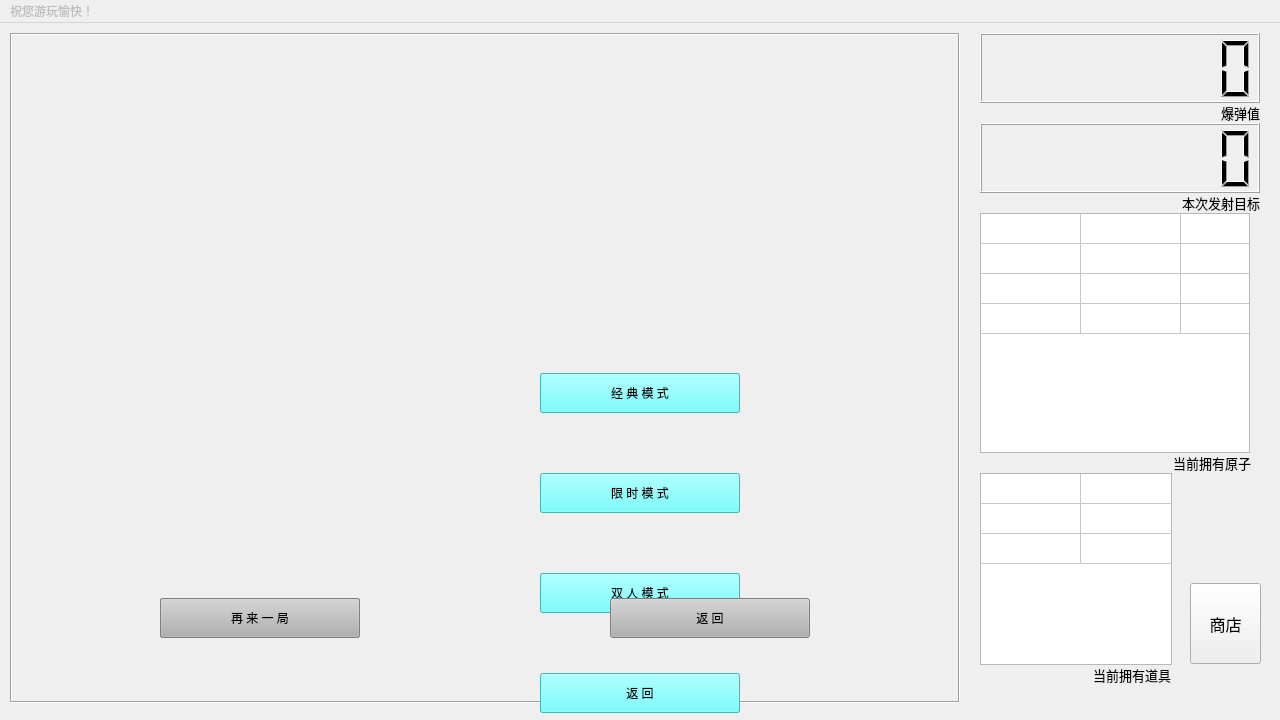
<?xml version="1.0" encoding="UTF-8"?>
<ui version="4.0">
 <class>MainWindow</class>
 <widget class="QMainWindow" name="MainWindow">
  <property name="geometry">
   <rect>
    <x>0</x>
    <y>0</y>
    <width>1280</width>
    <height>720</height>
   </rect>
  </property>
  <property name="minimumSize">
   <size>
    <width>1280</width>
    <height>720</height>
   </size>
  </property>
  <property name="maximumSize">
   <size>
    <width>1280</width>
    <height>720</height>
   </size>
  </property>
  <property name="windowTitle">
   <string>原子爆弹</string>
  </property>
  <widget class="QWidget" name="centralWidget">
   <widget class="QFrame" name="frame">
    <property name="geometry">
     <rect>
      <x>10</x>
      <y>10</y>
      <width>950</width>
      <height>670</height>
     </rect>
    </property>
    <property name="minimumSize">
     <size>
      <width>950</width>
      <height>670</height>
     </size>
    </property>
    <property name="maximumSize">
     <size>
      <width>950</width>
      <height>670</height>
     </size>
    </property>
    <property name="styleSheet">
     <string notr="true">image: url(:/image/white.png);</string>
    </property>
    <property name="frameShape">
     <enum>QFrame::Box</enum>
    </property>
    <property name="frameShadow">
     <enum>QFrame::Sunken</enum>
    </property>
   </widget>
   <widget class="QLCDNumber" name="score">
    <property name="geometry">
     <rect>
      <x>980</x>
      <y>10</y>
      <width>280</width>
      <height>70</height>
     </rect>
    </property>
    <property name="minimumSize">
     <size>
      <width>280</width>
      <height>70</height>
     </size>
    </property>
    <property name="maximumSize">
     <size>
      <width>280</width>
      <height>70</height>
     </size>
    </property>
    <property name="digitCount">
     <number>8</number>
    </property>
   </widget>
   <widget class="QLCDNumber" name="thistime">
    <property name="geometry">
     <rect>
      <x>980</x>
      <y>100</y>
      <width>280</width>
      <height>70</height>
     </rect>
    </property>
    <property name="minimumSize">
     <size>
      <width>280</width>
      <height>70</height>
     </size>
    </property>
    <property name="maximumSize">
     <size>
      <width>280</width>
      <height>70</height>
     </size>
    </property>
    <property name="digitCount">
     <number>8</number>
    </property>
   </widget>
   <widget class="QLabel" name="label">
    <property name="geometry">
     <rect>
      <x>1079</x>
      <y>75</y>
      <width>181</width>
      <height>30</height>
     </rect>
    </property>
    <property name="font">
     <font>
      <pointsize>10</pointsize>
     </font>
    </property>
    <property name="text">
     <string>爆弹值</string>
    </property>
    <property name="alignment">
     <set>Qt::AlignRight|Qt::AlignTrailing|Qt::AlignVCenter</set>
    </property>
   </widget>
   <widget class="QLabel" name="label_2">
    <property name="geometry">
     <rect>
      <x>1120</x>
      <y>165</y>
      <width>140</width>
      <height>30</height>
     </rect>
    </property>
    <property name="font">
     <font>
      <pointsize>10</pointsize>
     </font>
    </property>
    <property name="text">
     <string>本次发射目标</string>
    </property>
    <property name="alignment">
     <set>Qt::AlignRight|Qt::AlignTrailing|Qt::AlignVCenter</set>
    </property>
   </widget>
   <widget class="QTableWidget" name="atomtable">
    <property name="geometry">
     <rect>
      <x>980</x>
      <y>190</y>
      <width>270</width>
      <height>240</height>
     </rect>
    </property>
    <property name="verticalScrollBarPolicy">
     <enum>Qt::ScrollBarAlwaysOff</enum>
    </property>
    <property name="horizontalScrollBarPolicy">
     <enum>Qt::ScrollBarAlwaysOff</enum>
    </property>
    <property name="autoScroll">
     <bool>false</bool>
    </property>
    <property name="gridStyle">
     <enum>Qt::SolidLine</enum>
    </property>
    <property name="rowCount">
     <number>4</number>
    </property>
    <property name="columnCount">
     <number>6</number>
    </property>
    <attribute name="horizontalHeaderVisible">
     <bool>false</bool>
    </attribute>
    <attribute name="verticalHeaderVisible">
     <bool>false</bool>
    </attribute>
    <row/>
    <row/>
    <row/>
    <row/>
    <column/>
    <column/>
    <column/>
    <column/>
    <column/>
    <column/>
   </widget>
   <widget class="QTableWidget" name="itemtable">
    <property name="geometry">
     <rect>
      <x>980</x>
      <y>450</y>
      <width>192</width>
      <height>192</height>
     </rect>
    </property>
    <property name="verticalScrollBarPolicy">
     <enum>Qt::ScrollBarAlwaysOff</enum>
    </property>
    <property name="horizontalScrollBarPolicy">
     <enum>Qt::ScrollBarAlwaysOff</enum>
    </property>
    <property name="rowCount">
     <number>3</number>
    </property>
    <property name="columnCount">
     <number>3</number>
    </property>
    <attribute name="horizontalHeaderVisible">
     <bool>false</bool>
    </attribute>
    <attribute name="verticalHeaderVisible">
     <bool>false</bool>
    </attribute>
    <row/>
    <row/>
    <row/>
    <column/>
    <column/>
    <column/>
   </widget>
   <widget class="QLabel" name="label_3">
    <property name="geometry">
     <rect>
      <x>1050</x>
      <y>425</y>
      <width>201</width>
      <height>30</height>
     </rect>
    </property>
    <property name="font">
     <font>
      <pointsize>10</pointsize>
     </font>
    </property>
    <property name="text">
     <string>当前拥有原子</string>
    </property>
    <property name="alignment">
     <set>Qt::AlignRight|Qt::AlignTrailing|Qt::AlignVCenter</set>
    </property>
   </widget>
   <widget class="QLabel" name="label_4">
    <property name="geometry">
     <rect>
      <x>1040</x>
      <y>637</y>
      <width>131</width>
      <height>30</height>
     </rect>
    </property>
    <property name="font">
     <font>
      <pointsize>10</pointsize>
     </font>
    </property>
    <property name="text">
     <string>当前拥有道具</string>
    </property>
    <property name="alignment">
     <set>Qt::AlignRight|Qt::AlignTrailing|Qt::AlignVCenter</set>
    </property>
   </widget>
   <widget class="QPushButton" name="storeButton">
    <property name="geometry">
     <rect>
      <x>1190</x>
      <y>560</y>
      <width>71</width>
      <height>81</height>
     </rect>
    </property>
    <property name="font">
     <font>
      <pointsize>12</pointsize>
     </font>
    </property>
    <property name="text">
     <string>商店</string>
    </property>
   </widget>
   <widget class="QLabel" name="__label_1">
    <property name="geometry">
     <rect>
      <x>980</x>
      <y>450</y>
      <width>64</width>
      <height>64</height>
     </rect>
    </property>
    <property name="styleSheet">
     <string notr="true">image: url(:/image/shop-1-1.png);</string>
    </property>
    <property name="text">
     <string/>
    </property>
   </widget>
   <widget class="QLabel" name="__label_2">
    <property name="geometry">
     <rect>
      <x>1044</x>
      <y>450</y>
      <width>64</width>
      <height>64</height>
     </rect>
    </property>
    <property name="styleSheet">
     <string notr="true">image: url(:/image/shop-2-1.png);</string>
    </property>
    <property name="text">
     <string/>
    </property>
   </widget>
   <widget class="QLabel" name="__label_3">
    <property name="geometry">
     <rect>
      <x>1108</x>
      <y>450</y>
      <width>64</width>
      <height>64</height>
     </rect>
    </property>
    <property name="styleSheet">
     <string notr="true">image: url(:/image/shop-3-1.png);</string>
    </property>
    <property name="text">
     <string/>
    </property>
   </widget>
   <widget class="QLabel" name="__label_4">
    <property name="geometry">
     <rect>
      <x>980</x>
      <y>514</y>
      <width>64</width>
      <height>64</height>
     </rect>
    </property>
    <property name="styleSheet">
     <string notr="true">image: url(:/image/shop-4-1.png);</string>
    </property>
    <property name="text">
     <string/>
    </property>
   </widget>
   <widget class="QLabel" name="__label_7">
    <property name="geometry">
     <rect>
      <x>980</x>
      <y>578</y>
      <width>64</width>
      <height>64</height>
     </rect>
    </property>
    <property name="styleSheet">
     <string notr="true">image: url(:/image/shop-7-1.png);</string>
    </property>
    <property name="text">
     <string/>
    </property>
   </widget>
   <widget class="QLabel" name="__label_5">
    <property name="geometry">
     <rect>
      <x>1044</x>
      <y>514</y>
      <width>64</width>
      <height>64</height>
     </rect>
    </property>
    <property name="styleSheet">
     <string notr="true">image: url(:/image/shop-5-1.png);</string>
    </property>
    <property name="text">
     <string/>
    </property>
   </widget>
   <widget class="QLabel" name="__label_6">
    <property name="geometry">
     <rect>
      <x>1108</x>
      <y>514</y>
      <width>64</width>
      <height>64</height>
     </rect>
    </property>
    <property name="styleSheet">
     <string notr="true">image: url(:/image/shop-6-1.png);</string>
    </property>
    <property name="text">
     <string/>
    </property>
   </widget>
   <widget class="QLabel" name="__label_8">
    <property name="geometry">
     <rect>
      <x>1044</x>
      <y>578</y>
      <width>64</width>
      <height>64</height>
     </rect>
    </property>
    <property name="styleSheet">
     <string notr="true">image: url(:/image/shop-8-1.png);</string>
    </property>
    <property name="text">
     <string/>
    </property>
   </widget>
   <widget class="QLabel" name="__label_9">
    <property name="geometry">
     <rect>
      <x>1108</x>
      <y>578</y>
      <width>64</width>
      <height>64</height>
     </rect>
    </property>
    <property name="styleSheet">
     <string notr="true">image: url(:/image/shop-9-1.png);</string>
    </property>
    <property name="text">
     <string/>
    </property>
   </widget>
   <widget class="QLabel" name="__label_1_0">
    <property name="geometry">
     <rect>
      <x>980</x>
      <y>450</y>
      <width>64</width>
      <height>64</height>
     </rect>
    </property>
    <property name="styleSheet">
     <string notr="true">image: url(:/image/shop-1-0.png);</string>
    </property>
    <property name="text">
     <string/>
    </property>
   </widget>
   <widget class="QLabel" name="__label_2_0">
    <property name="geometry">
     <rect>
      <x>1044</x>
      <y>450</y>
      <width>64</width>
      <height>64</height>
     </rect>
    </property>
    <property name="styleSheet">
     <string notr="true">image: url(:/image/shop-2-0.png);</string>
    </property>
    <property name="text">
     <string/>
    </property>
   </widget>
   <widget class="QLabel" name="__label_3_0">
    <property name="geometry">
     <rect>
      <x>1108</x>
      <y>450</y>
      <width>64</width>
      <height>64</height>
     </rect>
    </property>
    <property name="styleSheet">
     <string notr="true">image: url(:/image/shop-3-0.png);</string>
    </property>
    <property name="text">
     <string/>
    </property>
   </widget>
   <widget class="QLabel" name="__label_4_0">
    <property name="geometry">
     <rect>
      <x>980</x>
      <y>514</y>
      <width>64</width>
      <height>64</height>
     </rect>
    </property>
    <property name="styleSheet">
     <string notr="true">image: url(:/image/shop-4-0.png);</string>
    </property>
    <property name="text">
     <string/>
    </property>
   </widget>
   <widget class="QLabel" name="__label_5_0">
    <property name="geometry">
     <rect>
      <x>1044</x>
      <y>514</y>
      <width>64</width>
      <height>64</height>
     </rect>
    </property>
    <property name="styleSheet">
     <string notr="true">image: url(:/image/shop-5-0.png);</string>
    </property>
    <property name="text">
     <string/>
    </property>
   </widget>
   <widget class="QLabel" name="__label_6_0">
    <property name="geometry">
     <rect>
      <x>1108</x>
      <y>514</y>
      <width>64</width>
      <height>64</height>
     </rect>
    </property>
    <property name="styleSheet">
     <string notr="true">image: url(:/image/shop-6-0.png);</string>
    </property>
    <property name="text">
     <string/>
    </property>
   </widget>
   <widget class="QLabel" name="__label_7_0">
    <property name="geometry">
     <rect>
      <x>980</x>
      <y>578</y>
      <width>64</width>
      <height>64</height>
     </rect>
    </property>
    <property name="styleSheet">
     <string notr="true">image: url(:/image/shop-7-0.png);</string>
    </property>
    <property name="text">
     <string/>
    </property>
   </widget>
   <widget class="QLabel" name="__label_8_0">
    <property name="geometry">
     <rect>
      <x>1044</x>
      <y>578</y>
      <width>64</width>
      <height>64</height>
     </rect>
    </property>
    <property name="styleSheet">
     <string notr="true">image: url(:/image/shop-8-0.png);</string>
    </property>
    <property name="text">
     <string/>
    </property>
   </widget>
   <widget class="QLabel" name="__label_9_0">
    <property name="geometry">
     <rect>
      <x>1108</x>
      <y>578</y>
      <width>64</width>
      <height>64</height>
     </rect>
    </property>
    <property name="styleSheet">
     <string notr="true">image: url(:/image/shop-9-0.png);</string>
    </property>
    <property name="text">
     <string/>
    </property>
   </widget>
   <widget class="QLabel" name="__num_1">
    <property name="geometry">
     <rect>
      <x>980</x>
      <y>450</y>
      <width>64</width>
      <height>16</height>
     </rect>
    </property>
    <property name="text">
     <string>&lt;html&gt;&lt;head/&gt;&lt;body&gt;&lt;p align=&quot;right&quot;&gt;&lt;br/&gt;&lt;/p&gt;&lt;/body&gt;&lt;/html&gt;</string>
    </property>
   </widget>
   <widget class="QLabel" name="__num_2">
    <property name="geometry">
     <rect>
      <x>1044</x>
      <y>450</y>
      <width>64</width>
      <height>16</height>
     </rect>
    </property>
    <property name="text">
     <string>&lt;html&gt;&lt;head/&gt;&lt;body&gt;&lt;p align=&quot;right&quot;&gt;&lt;br/&gt;&lt;/p&gt;&lt;/body&gt;&lt;/html&gt;</string>
    </property>
   </widget>
   <widget class="QLabel" name="__num_3">
    <property name="geometry">
     <rect>
      <x>1108</x>
      <y>450</y>
      <width>64</width>
      <height>16</height>
     </rect>
    </property>
    <property name="text">
     <string>&lt;html&gt;&lt;head/&gt;&lt;body&gt;&lt;p align=&quot;right&quot;&gt;&lt;br/&gt;&lt;/p&gt;&lt;/body&gt;&lt;/html&gt;</string>
    </property>
   </widget>
   <widget class="QLabel" name="__num_4">
    <property name="geometry">
     <rect>
      <x>980</x>
      <y>514</y>
      <width>64</width>
      <height>16</height>
     </rect>
    </property>
    <property name="text">
     <string>&lt;html&gt;&lt;head/&gt;&lt;body&gt;&lt;p align=&quot;right&quot;&gt;&lt;br/&gt;&lt;/p&gt;&lt;/body&gt;&lt;/html&gt;</string>
    </property>
   </widget>
   <widget class="QLabel" name="__num_5">
    <property name="geometry">
     <rect>
      <x>1044</x>
      <y>514</y>
      <width>64</width>
      <height>16</height>
     </rect>
    </property>
    <property name="text">
     <string>&lt;html&gt;&lt;head/&gt;&lt;body&gt;&lt;p align=&quot;right&quot;&gt;&lt;br/&gt;&lt;/p&gt;&lt;/body&gt;&lt;/html&gt;</string>
    </property>
   </widget>
   <widget class="QLabel" name="__num_6">
    <property name="geometry">
     <rect>
      <x>1108</x>
      <y>514</y>
      <width>64</width>
      <height>16</height>
     </rect>
    </property>
    <property name="text">
     <string>&lt;html&gt;&lt;head/&gt;&lt;body&gt;&lt;p align=&quot;right&quot;&gt;&lt;br/&gt;&lt;/p&gt;&lt;/body&gt;&lt;/html&gt;</string>
    </property>
   </widget>
   <widget class="QLabel" name="__num_7">
    <property name="geometry">
     <rect>
      <x>980</x>
      <y>578</y>
      <width>64</width>
      <height>16</height>
     </rect>
    </property>
    <property name="text">
     <string>&lt;html&gt;&lt;head/&gt;&lt;body&gt;&lt;p align=&quot;right&quot;&gt;&lt;br/&gt;&lt;/p&gt;&lt;/body&gt;&lt;/html&gt;</string>
    </property>
   </widget>
   <widget class="QLabel" name="__num_8">
    <property name="geometry">
     <rect>
      <x>1044</x>
      <y>578</y>
      <width>64</width>
      <height>16</height>
     </rect>
    </property>
    <property name="text">
     <string>&lt;html&gt;&lt;head/&gt;&lt;body&gt;&lt;p align=&quot;right&quot;&gt;&lt;br/&gt;&lt;/p&gt;&lt;/body&gt;&lt;/html&gt;</string>
    </property>
   </widget>
   <widget class="QLabel" name="__num_9">
    <property name="geometry">
     <rect>
      <x>1108</x>
      <y>578</y>
      <width>64</width>
      <height>16</height>
     </rect>
    </property>
    <property name="text">
     <string>&lt;html&gt;&lt;head/&gt;&lt;body&gt;&lt;p align=&quot;right&quot;&gt;&lt;br/&gt;&lt;/p&gt;&lt;/body&gt;&lt;/html&gt;</string>
    </property>
   </widget>
   <widget class="QLabel" name="__background">
    <property name="enabled">
     <bool>true</bool>
    </property>
    <property name="geometry">
     <rect>
      <x>0</x>
      <y>0</y>
      <width>1280</width>
      <height>720</height>
     </rect>
    </property>
    <property name="acceptDrops">
     <bool>false</bool>
    </property>
    <property name="styleSheet">
     <string notr="true">image: url(:/image/bachground-02.png);</string>
    </property>
    <property name="text">
     <string/>
    </property>
   </widget>
   <widget class="QPushButton" name="__button_1">
    <property name="geometry">
     <rect>
      <x>540</x>
      <y>350</y>
      <width>200</width>
      <height>40</height>
     </rect>
    </property>
    <property name="styleSheet">
     <string notr="true">background-color: rgb(85, 255, 255);
font: 16pt &quot;楷体&quot;;</string>
    </property>
    <property name="text">
     <string>开 始 游 戏</string>
    </property>
   </widget>
   <widget class="QPushButton" name="__button_2">
    <property name="geometry">
     <rect>
      <x>540</x>
      <y>450</y>
      <width>200</width>
      <height>40</height>
     </rect>
    </property>
    <property name="styleSheet">
     <string notr="true">background-color: rgb(85, 255, 255);
font: 16pt &quot;楷体&quot;;</string>
    </property>
    <property name="text">
     <string>帮 助</string>
    </property>
   </widget>
   <widget class="QPushButton" name="__button_3">
    <property name="geometry">
     <rect>
      <x>540</x>
      <y>550</y>
      <width>200</width>
      <height>40</height>
     </rect>
    </property>
    <property name="styleSheet">
     <string notr="true">background-color: rgb(85, 255, 255);
font: 16pt &quot;楷体&quot;;</string>
    </property>
    <property name="text">
     <string>成 就</string>
    </property>
   </widget>
   <widget class="QPushButton" name="__button_5">
    <property name="geometry">
     <rect>
      <x>540</x>
      <y>650</y>
      <width>200</width>
      <height>40</height>
     </rect>
    </property>
    <property name="styleSheet">
     <string notr="true">background-color: rgb(85, 255, 255);
font: 16pt &quot;楷体&quot;;</string>
    </property>
    <property name="text">
     <string>退 出 游 戏</string>
    </property>
   </widget>
   <widget class="QPushButton" name="__button_6">
    <property name="geometry">
     <rect>
      <x>540</x>
      <y>350</y>
      <width>200</width>
      <height>40</height>
     </rect>
    </property>
    <property name="styleSheet">
     <string notr="true">background-color: rgb(85, 255, 255);
font: 16pt &quot;楷体&quot;;</string>
    </property>
    <property name="text">
     <string>经 典 模 式</string>
    </property>
   </widget>
   <widget class="QPushButton" name="__button_7">
    <property name="geometry">
     <rect>
      <x>540</x>
      <y>450</y>
      <width>200</width>
      <height>40</height>
     </rect>
    </property>
    <property name="styleSheet">
     <string notr="true">background-color: rgb(85, 255, 255);
font: 16pt &quot;楷体&quot;;</string>
    </property>
    <property name="text">
     <string>限 时 模 式</string>
    </property>
   </widget>
   <widget class="QPushButton" name="__button_8">
    <property name="geometry">
     <rect>
      <x>540</x>
      <y>550</y>
      <width>200</width>
      <height>40</height>
     </rect>
    </property>
    <property name="styleSheet">
     <string notr="true">background-color: rgb(85, 255, 255);
font: 16pt &quot;楷体&quot;;</string>
    </property>
    <property name="text">
     <string>双 人 模 式</string>
    </property>
   </widget>
   <widget class="QPushButton" name="__button_9">
    <property name="geometry">
     <rect>
      <x>540</x>
      <y>650</y>
      <width>200</width>
      <height>40</height>
     </rect>
    </property>
    <property name="styleSheet">
     <string notr="true">background-color: rgb(85, 255, 255);
font: 16pt &quot;楷体&quot;;</string>
    </property>
    <property name="text">
     <string>返 回</string>
    </property>
   </widget>
   <widget class="QPushButton" name="__re">
    <property name="geometry">
     <rect>
      <x>610</x>
      <y>575</y>
      <width>200</width>
      <height>40</height>
     </rect>
    </property>
    <property name="styleSheet">
     <string notr="true">font: 16pt &quot;楷体&quot;;
background-color: rgb(177, 177, 177);</string>
    </property>
    <property name="text">
     <string>返 回</string>
    </property>
   </widget>
   <widget class="QLabel" name="__label_2___2">
    <property name="geometry">
     <rect>
      <x>1044</x>
      <y>450</y>
      <width>64</width>
      <height>64</height>
     </rect>
    </property>
    <property name="styleSheet">
     <string notr="true">image: url(:/image/shop-2-1-2.png);</string>
    </property>
    <property name="text">
     <string/>
    </property>
   </widget>
   <widget class="QLabel" name="__label_2_0_2">
    <property name="geometry">
     <rect>
      <x>1044</x>
      <y>450</y>
      <width>64</width>
      <height>64</height>
     </rect>
    </property>
    <property name="styleSheet">
     <string notr="true">image: url(:/image/shop-2-0-2.png);</string>
    </property>
    <property name="text">
     <string/>
    </property>
   </widget>
   <widget class="QPushButton" name="__again_1">
    <property name="geometry">
     <rect>
      <x>160</x>
      <y>575</y>
      <width>200</width>
      <height>40</height>
     </rect>
    </property>
    <property name="styleSheet">
     <string notr="true">font: 16pt &quot;楷体&quot;;
background-color: rgb(177, 177, 177);</string>
    </property>
    <property name="text">
     <string>再 来 一 局</string>
    </property>
   </widget>
   <widget class="QPushButton" name="__again_2">
    <property name="geometry">
     <rect>
      <x>160</x>
      <y>575</y>
      <width>200</width>
      <height>40</height>
     </rect>
    </property>
    <property name="styleSheet">
     <string notr="true">font: 16pt &quot;楷体&quot;;
background-color: rgb(177, 177, 177);</string>
    </property>
    <property name="text">
     <string>再 来 一 局</string>
    </property>
   </widget>
   <widget class="QPushButton" name="__again_3">
    <property name="geometry">
     <rect>
      <x>160</x>
      <y>575</y>
      <width>200</width>
      <height>40</height>
     </rect>
    </property>
    <property name="styleSheet">
     <string notr="true">font: 16pt &quot;楷体&quot;;
background-color: rgb(177, 177, 177);</string>
    </property>
    <property name="text">
     <string>再 来 一 局</string>
    </property>
   </widget>
   <widget class="QLabel" name="__win">
    <property name="geometry">
     <rect>
      <x>330</x>
      <y>180</y>
      <width>340</width>
      <height>340</height>
     </rect>
    </property>
    <property name="styleSheet">
     <string notr="true">image: url(:/image/win.png);</string>
    </property>
    <property name="text">
     <string/>
    </property>
   </widget>
   <widget class="QLabel" name="__win__">
    <property name="geometry">
     <rect>
      <x>460</x>
      <y>310</y>
      <width>80</width>
      <height>80</height>
     </rect>
    </property>
    <property name="text">
     <string>&lt;html&gt;&lt;head/&gt;&lt;body&gt;&lt;p align=&quot;center&quot;&gt;&lt;br/&gt;&lt;/p&gt;&lt;/body&gt;&lt;/html&gt;</string>
    </property>
   </widget>
   <zorder>frame</zorder>
   <zorder>score</zorder>
   <zorder>thistime</zorder>
   <zorder>label</zorder>
   <zorder>label_2</zorder>
   <zorder>atomtable</zorder>
   <zorder>itemtable</zorder>
   <zorder>label_3</zorder>
   <zorder>label_4</zorder>
   <zorder>storeButton</zorder>
   <zorder>__label_1</zorder>
   <zorder>__label_2</zorder>
   <zorder>__label_3</zorder>
   <zorder>__label_4</zorder>
   <zorder>__label_7</zorder>
   <zorder>__label_5</zorder>
   <zorder>__label_6</zorder>
   <zorder>__label_8</zorder>
   <zorder>__label_9</zorder>
   <zorder>__label_1_0</zorder>
   <zorder>__label_2_0</zorder>
   <zorder>__label_3_0</zorder>
   <zorder>__label_4_0</zorder>
   <zorder>__label_5_0</zorder>
   <zorder>__label_6_0</zorder>
   <zorder>__label_7_0</zorder>
   <zorder>__label_8_0</zorder>
   <zorder>__label_9_0</zorder>
   <zorder>__num_1</zorder>
   <zorder>__num_2</zorder>
   <zorder>__num_3</zorder>
   <zorder>__num_4</zorder>
   <zorder>__num_5</zorder>
   <zorder>__num_6</zorder>
   <zorder>__num_7</zorder>
   <zorder>__num_8</zorder>
   <zorder>__num_9</zorder>
   <zorder>__background</zorder>
   <zorder>__button_1</zorder>
   <zorder>__button_2</zorder>
   <zorder>__button_3</zorder>
   <zorder>__button_5</zorder>
   <zorder>__button_6</zorder>
   <zorder>__button_7</zorder>
   <zorder>__button_8</zorder>
   <zorder>__button_9</zorder>
   <zorder>__label_2___2</zorder>
   <zorder>__label_2_0_2</zorder>
   <zorder>__again_1</zorder>
   <zorder>__re</zorder>
   <zorder>__again_2</zorder>
   <zorder>__again_3</zorder>
   <zorder>__win</zorder>
   <zorder>__win__</zorder>
  </widget>
  <widget class="QMenuBar" name="menuBar">
   <property name="geometry">
    <rect>
     <x>0</x>
     <y>0</y>
     <width>1280</width>
     <height>17</height>
    </rect>
   </property>
   <widget class="QMenu" name="menu">
    <property name="enabled">
     <bool>false</bool>
    </property>
    <property name="title">
     <string>祝您游玩愉快！</string>
    </property>
   </widget>
   <addaction name="menu"/>
  </widget>
 </widget>
 <layoutdefault spacing="6" margin="11"/>
 <tabstops>
  <tabstop>atomtable</tabstop>
  <tabstop>itemtable</tabstop>
  <tabstop>storeButton</tabstop>
 </tabstops>
 <resources/>
 <connections/>
</ui>
